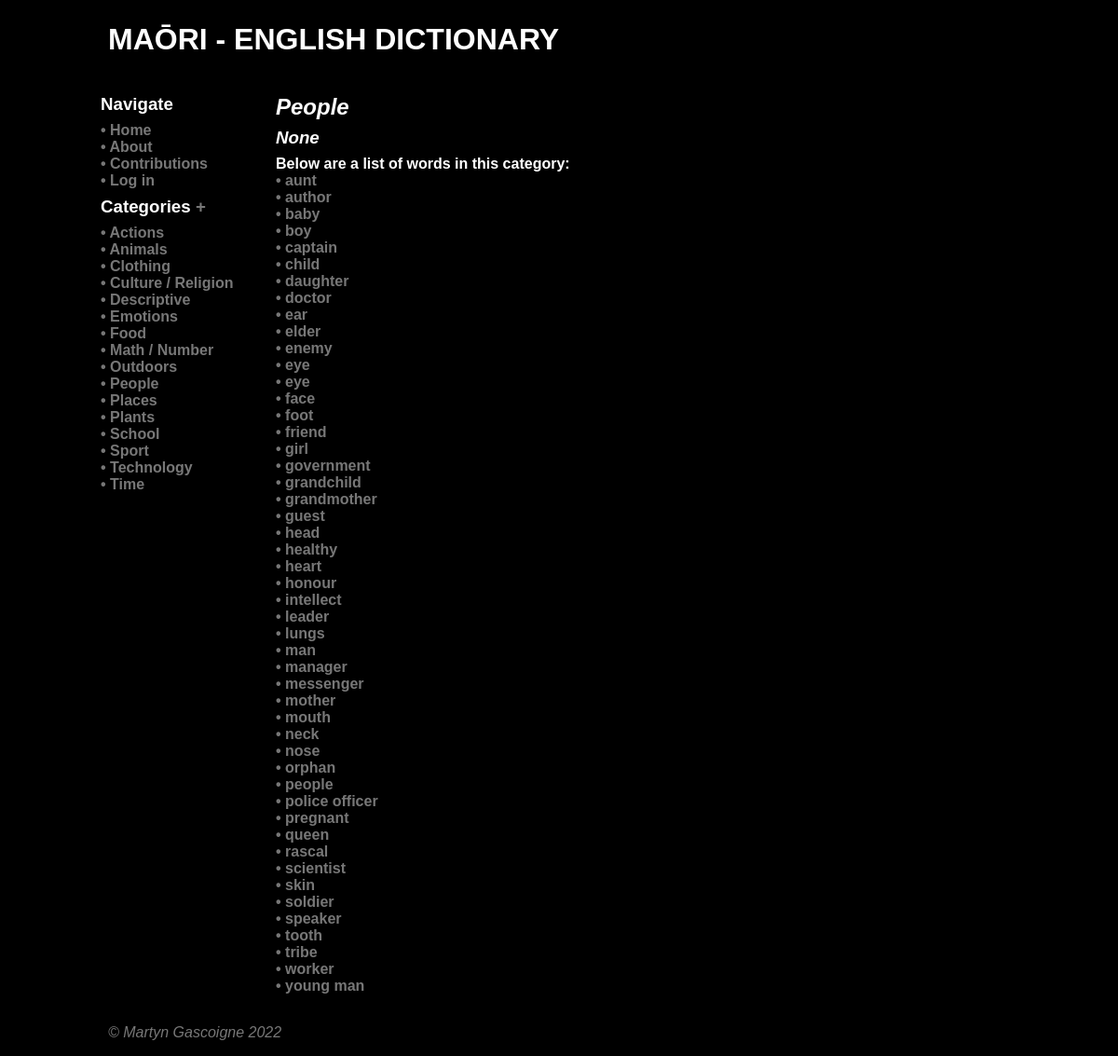
The app's page /category/10, older data.
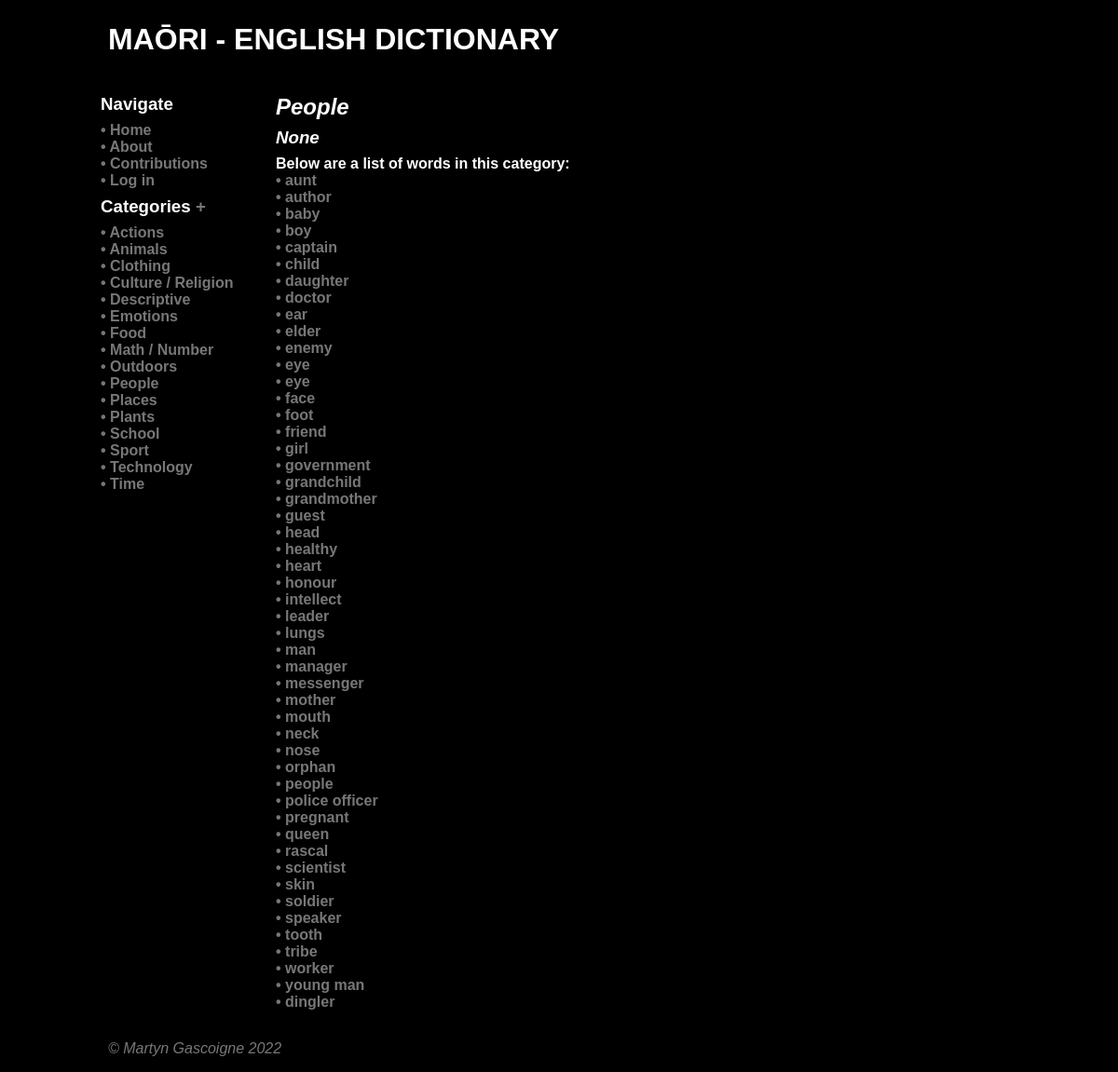
The same page, newer data.
### tables this page shows
CREATE TABLE category
(
    id          integer
        constraint category_pk
            primary key autoincrement,
    name        varchar(80),
    description varchar(600),
    timestamp   datetime
);

CREATE TABLE "word"
(
	id integer
		constraint word_pk
			primary key autoincrement,
	name varchar(80),
	description varchar(600),
	author integer,
	timestamp datetime,
	maori varchar(128)
, image varchar, level integer);

### app.py (the view)
@app.route('/category/<cat>')
def render_category_page(cat):
    con = create_connection(DB_NAME)
    query = """SELECT id, name, description FROM category WHERE id = ?"""
    cur = con.cursor()
    cur.execute(query, (cat,))
    category_data = cur.fetchall()
    query = """SELECT word_id FROM word_tag WHERE category_id = ?"""
    cur = con.cursor()
    cur.execute(query, (cat,))
    found_words = cur.fetchall()
    words_data = []
    for w in found_words:
        cur = con.cursor()
        cur.execute("""SELECT id, name, description, author, timestamp FROM word WHERE id = ?""", w)
        words_data.append(cur.fetchall())
    print(words_data)
    con.close()
    return render_template('category.html', word_list=words_data, passed_cat=category_data,
                           category_list=find_categories(), from_category=cat, logged_in=is_logged_in(),
                           user_account=my_account())

### app.py (called while the page is built)
def create_connection(db_file):
    try:
        connection = sqlite3.connect(db_file)
        connection.execute('pragma foreign_keys=ON')
        return connection
    except Error as e:
        print(e)
    return None

def find_categories():
    con = create_connection(DB_NAME)
    query = "SELECT id, name, description FROM category"
    cur = con.cursor()
    cur.execute(query)
    found_categories = cur.fetchall()
    con.close()
    return found_categories

def my_account():
    if session.get('userid') is None:
        return False
    else:
        return session.get('userid')

def is_logged_in():
    if session.get('email') is None:
        print('Not logged in')
        return False
    else:
        print('Logged in')
        return True

### templates/category.html (shortened to what this page needs)
{% extends 'base.html' %}
{% block heading %}Maōri - English Dictionary{% endblock %}
{% block main %}
<div class="category-description">
    <h2>{{ passed_cat[0][1] }}</h2>
    <h3>{{ passed_cat[0][2] }}</h3>
    {% if word_list|length > 0 %}
        <h4>Below are a list of words in this category: </h4>
    {% else %}
        <h4>There are no words in this category! <a href="/add_word">Add one?</a></h4>
    {% endif %}
</div>
{% for word in word_list %}
<div class="category-box">
    <h4><a href="/word/{{ word[0][0] }}">• {{ word[0][1] }}</a></h4>
</div>
{% endfor %}
{% endblock %}

### templates/base.html (shortened to what this page needs)
<!doctype html>
<html lang="en">
<head>
	<link href="{{ url_for('static', filename='css/style.css') }}" rel="stylesheet">
</head>
<body>
	<div id="container">
		<header>
			<h1>{% block heading %}{% endblock %}</h1>
		</header>
		<nav>
            <div class="category-box">
                <h3>Navigate</h3>
                <h4><a href="\">• Home</a></h4>
                <h4><a href="\about">• About</a></h4>
                <h4><a href="\contributions">• Contributions</a></h4>
                {% if not logged_in %}<h4><a href="\login">• Log in</a></h4>
                {% else %}
                    <h4><a href="\account\{{ user_account }}">• Account</a></h4>
                    <h4><a href="\logout">• Log out</a></h4>
                {% endif %}
                <h3>Categories <a href="/">+</a> </h3>
            </div>
            {% for category in category_list %}
            <div class="category-box">
                <h4><a href="/category/{{ category[0] }}">• {{ category[1] }}</a></h4>
            </div>
            {% endfor %}
		</nav>
		<main>
            {% block main%}{% endblock %}
        </main>
		<footer class="footer">
            <a href="https://github.com/Galvin-X/Translator" target="_blank">&copy; Martyn Gascoigne 2022</a>
		</footer>
	</div>
</body>
</html>

### static/css/style.css (style rules this page uses)
* { font-family: "Microsoft Tai Le", sans-serif; margin: 0; padding: 0; box-sizing: border-box; background-color: #000; }
#container { display: grid; grid-template-columns: 75px auto; grid-template-areas: 'nav header' 'main main' 'footer footer'; }
header { grid-area: header; background-color: #000; padding: 1rem; }
nav { grid-area: nav; }
main { grid-area: main; padding: 1rem; background-color: #edd; }
h1 { padding: 0.5rem 0; color: #fff; text-transform: uppercase; }
h2, h3 { padding: 0.5rem 0; color: #fff; }
h4 { padding: 0rem 0; }
a { color: white; text-decoration: none; }
footer { grid-area: footer; padding: 1rem; background-color: #000; }
.category-description { font-style: italic; }
.category-description h2 { padding: 0rem 0; color: #fff; }
.category-description h3 { padding: 0.5rem 0; color: #fff; }
.category-description h4 { font-style: normal; color: #fff; }
.category-box { font-style: normal; }
.category-box a { color: #777777; text-decoration: none; }
.footer { font-style: italic; color: #777777; }
.footer a { color: #777777; text-decoration: none; }
@media only screen and (min-width: 768px) { #container { grid-template-columns: 180px auto; grid-template-areas: 'header header' 'nav main' 'footer footer'; } }
@media only screen and (min-width: 768px) { nav { background: #000; padding: 0.5rem; } }
@media only screen and (min-width: 768px) { nav a { color: #777777; text-decoration: none; } }
@media only screen and (min-width: 768px) { main { background-color: #000; } }
@media only screen and (min-width: 1000px) { #container { width: 1000px; margin: auto; } }

Row changes from the older to the newer data that the page shows:
added word: name "dingler"
